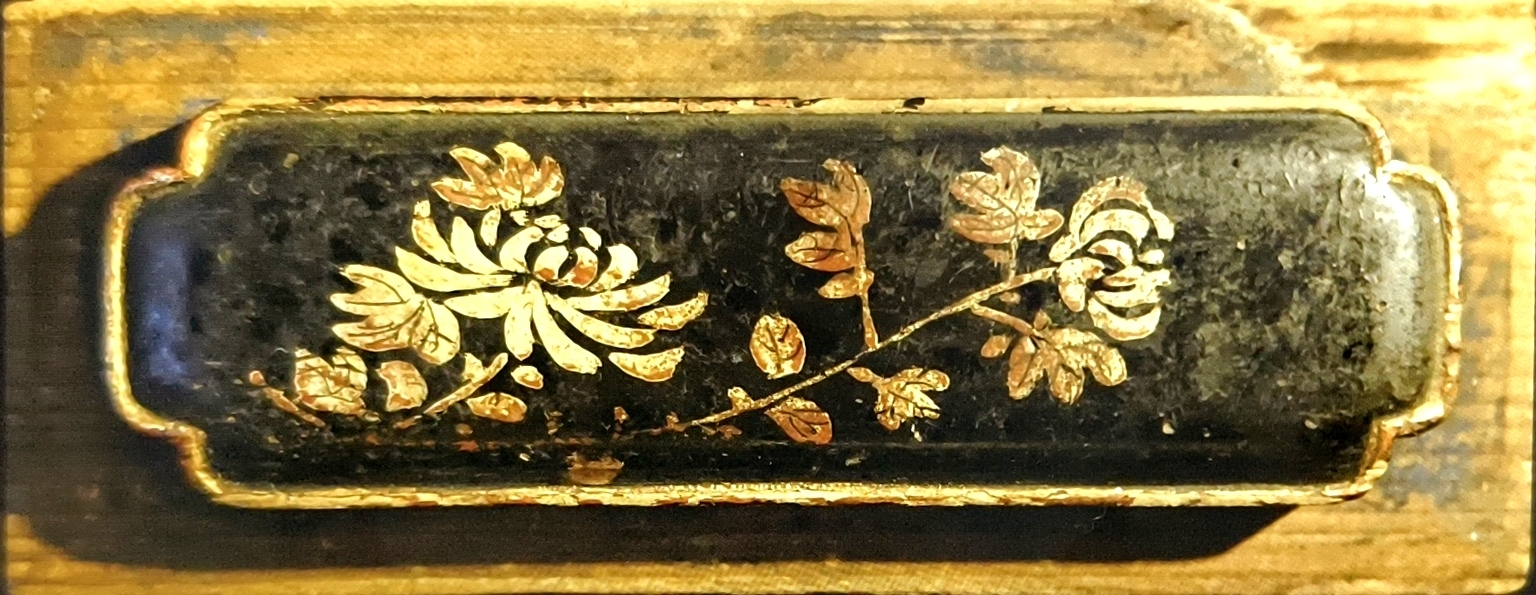
#> input picture input_images/test (1).jpg, 1536 x 595 px
$ python -i utils.py   (imports and definitions only)   (older library calls are emulated)
#> lines starting #> are read from the running program, lines starting #| are printed output that depends on the picture
# geom_prompt_extractor/utils.py

import cv2
import numpy as np
from typing import List, Tuple
import scipy.ndimage as ndimage
from .config import ObjectType


# 注意：这里我们将原先类中的一些方法改为了独立的函数。

def detect_object_type(image: 'Image.Image') -> ObjectType:
    """检测图像中的对象类型"""
    img_array = np.array(image)
    gray = cv2.cvtColor(img_array, cv2.COLOR_RGB2GRAY)
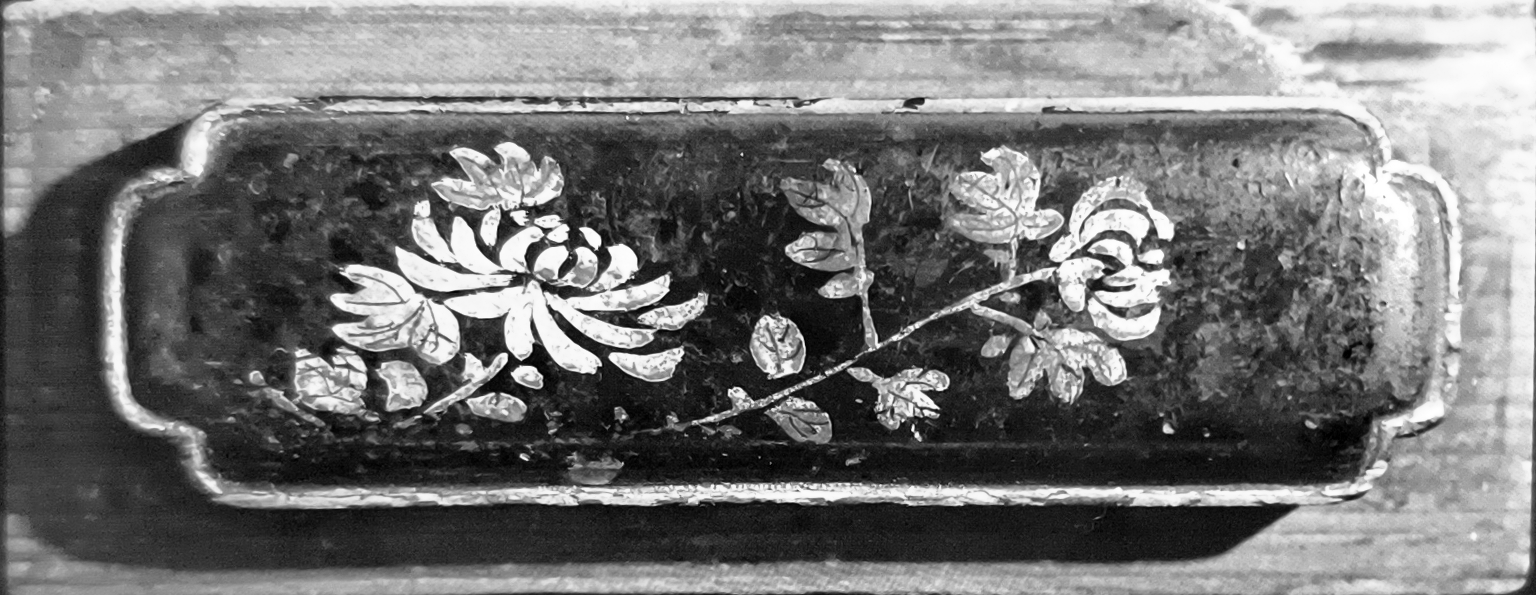
#> gray: shape (595, 1536); min 0, max 255, mean 118.1
    hsv = cv2.cvtColor(img_array, cv2.COLOR_RGB2HSV)
#> hsv: shape (595, 1536, 3); mean H, S, V 24.6, 132.3, 137.7

    s_mean = hsv[:, :, 1].mean()
#> s_mean = 132.3
    v_std = hsv[:, :, 2].std()
#> v_std = 84.98
    edges = cv2.Canny(gray, 50, 150)
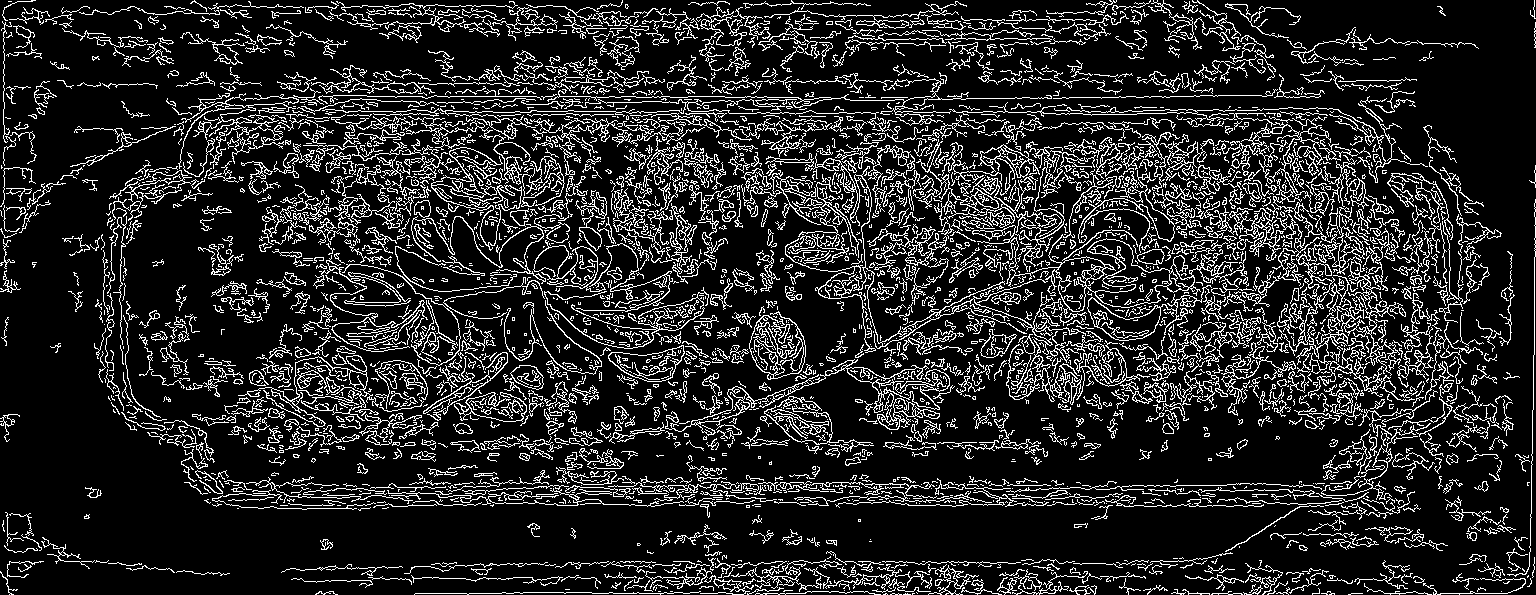
#> edges: shape (595, 1536); 15.3% white in thin lines or dots
    edge_density = np.sum(edges > 0) / edges.size
#> edge_density = 0.153
    laplacian = cv2.Laplacian(gray, cv2.CV_64F)
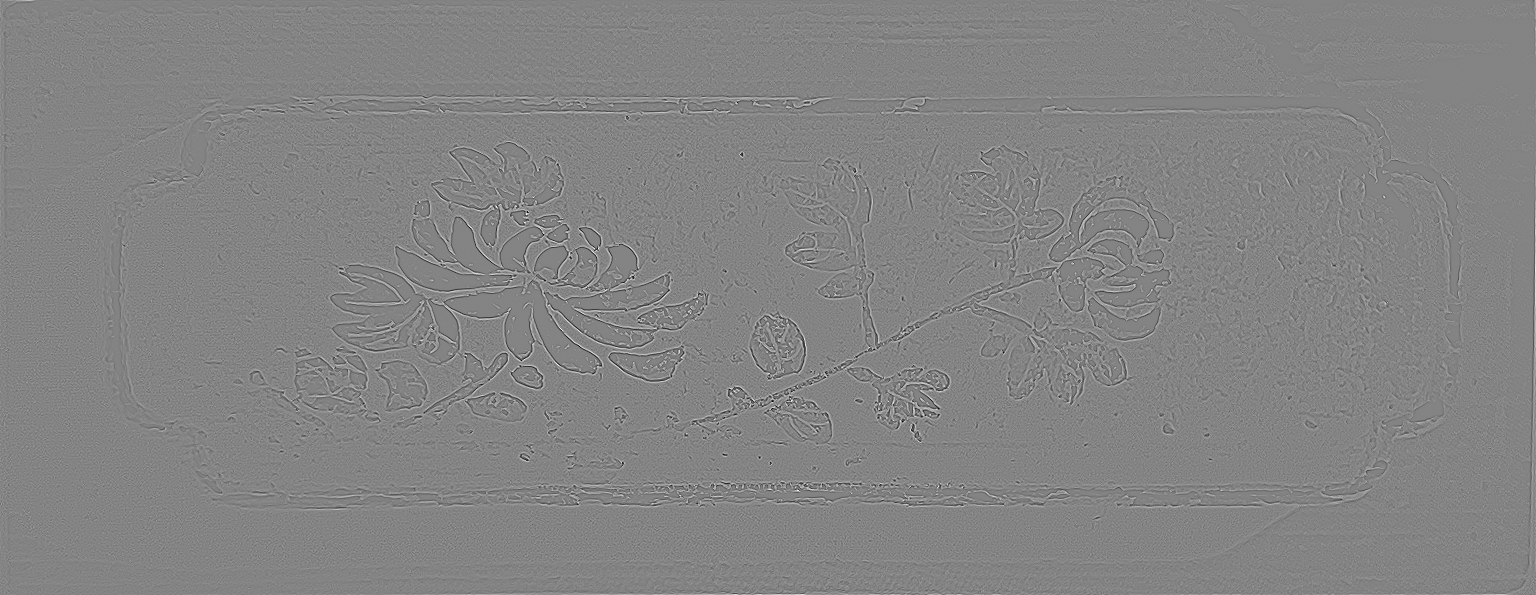
#> laplacian: shape (595, 1536) float64; min -277, max 258, mean 0; drawn with min black and max white
    texture_complexity = laplacian.var()
#> texture_complexity = 535.3

    # ... (此处省略了颜色熵的计算，为简化起见，你也可以从原代码复制过来)

    if edge_density > 0.15 and texture_complexity > 800:
        return ObjectType.CARVING
    elif s_mean < 30 and texture_complexity > 400:
        return ObjectType.RELIEF
    elif edge_density > 0.08 and s_mean > 60:
        return ObjectType.FLOWER
    elif s_mean < 50 and v_std < 30:
        return ObjectType.PRODUCT
    else:
        return ObjectType.GENERAL


# [62 lines left out: functions calculate_symmetry_score, evaluate_mask_quality, morphological_refinement, not called in this run]

# 你可以继续将原文件中其他独立的、不依赖self的帮助函数（如_detect_curvature_points等）移动到这里。

>>> import cv2
>>> picture = cv2.cvtColor(cv2.imread('../input_images/test (1).jpg'), cv2.COLOR_BGR2RGB)
>>> result = detect_object_type(picture)

$ run again, on input_images/test (10).jpg
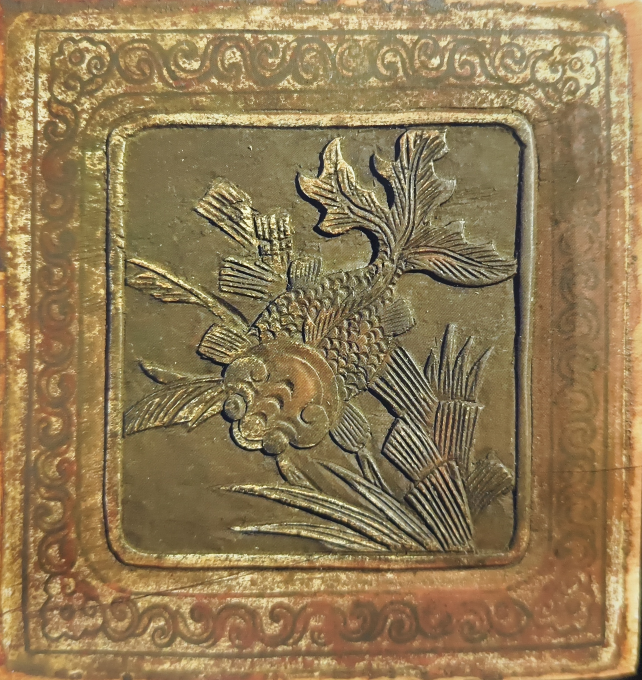
#> input picture input_images/test (10).jpg, 1926 x 2040 px (shown at 1/3 size)
#> hsv: shape (2040, 1926, 3); mean H, S, V 20.6, 107.2, 145.5
#> s_mean = 107.2
#> v_std = 40.07
#> in detect_object_type, `edges = cv2.Canny(gray, 50, 150)`:
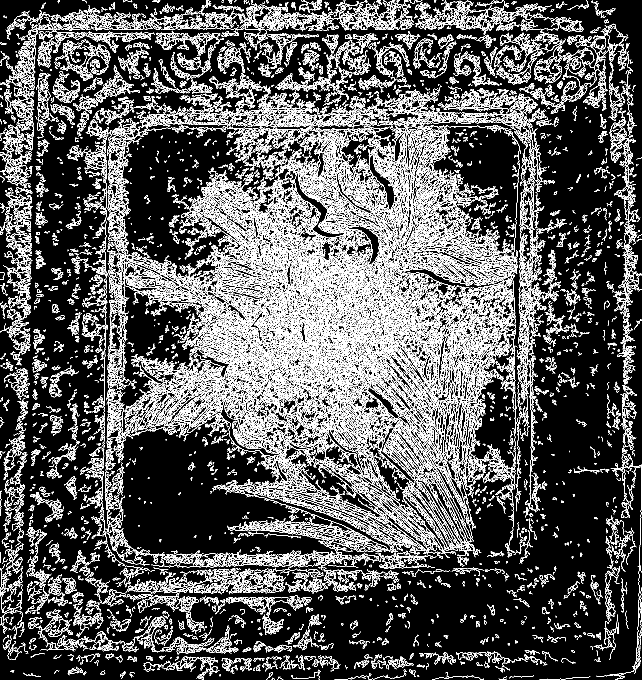
#> edges: shape (2040, 1926) (shown at 1/3 size); 15.2% white in thin lines or dots
#> edge_density = 0.152
#> in detect_object_type, `laplacian = cv2.Laplacian(gray, cv2.CV_64F)`:
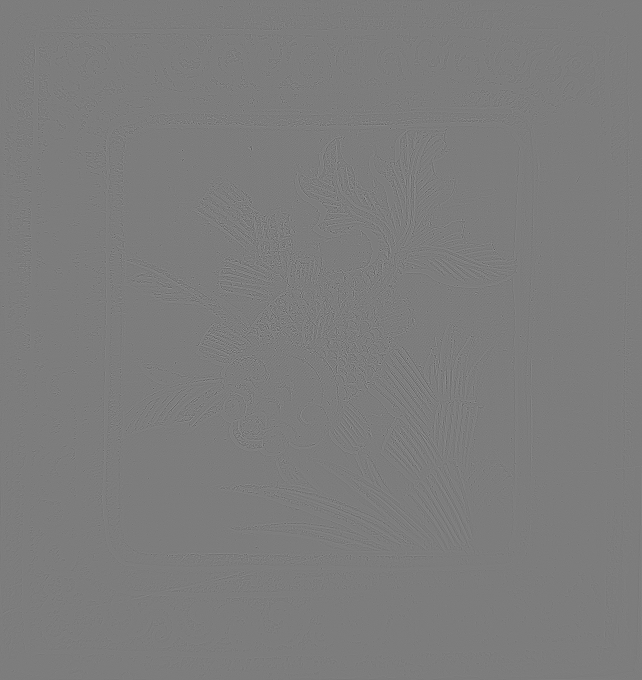
#> laplacian: shape (2040, 1926) float64 (shown at 1/3 size); min -307, max 318, mean 0; drawn with min black and max white
#> texture_complexity = 464.4

$ run again, on input_images/test (11).jpg
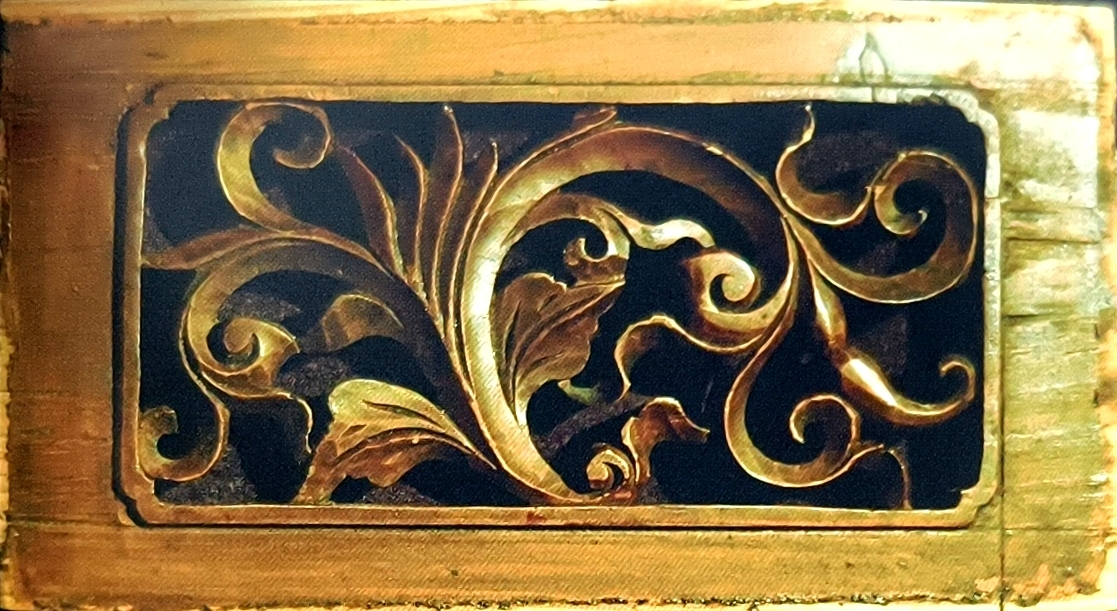
#> input picture input_images/test (11).jpg, 1117 x 611 px
#> hsv: shape (611, 1117, 3); mean H, S, V 41.7, 143.3, 138.9
#> s_mean = 143.3
#> v_std = 78.52
#> in detect_object_type, `edges = cv2.Canny(gray, 50, 150)`:
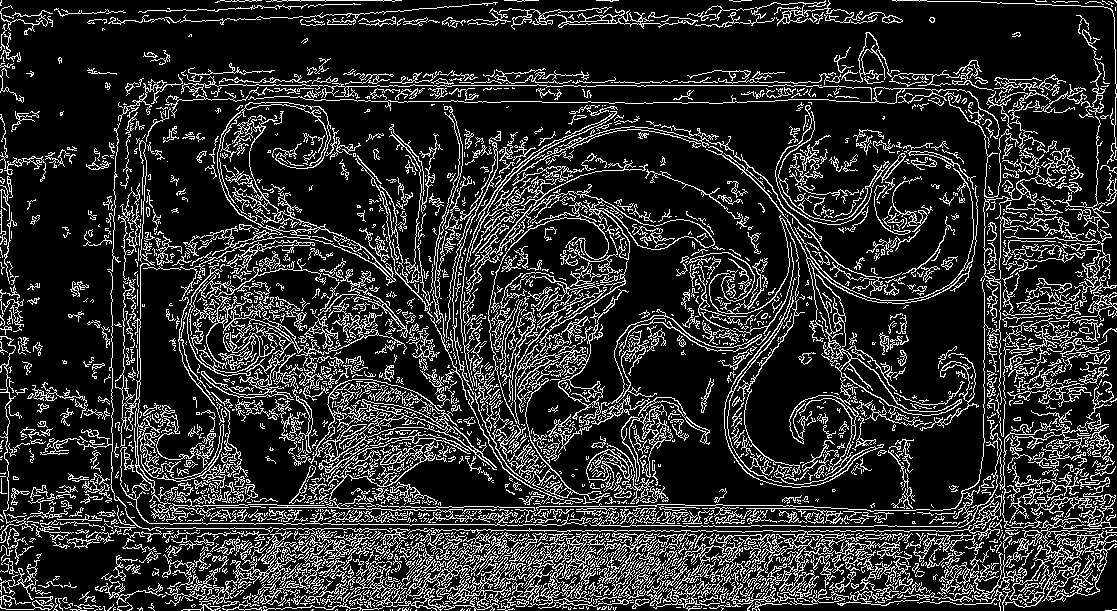
#> edges: shape (611, 1117); 18% white in thin lines or dots
#> edge_density = 0.18
#> in detect_object_type, `laplacian = cv2.Laplacian(gray, cv2.CV_64F)`:
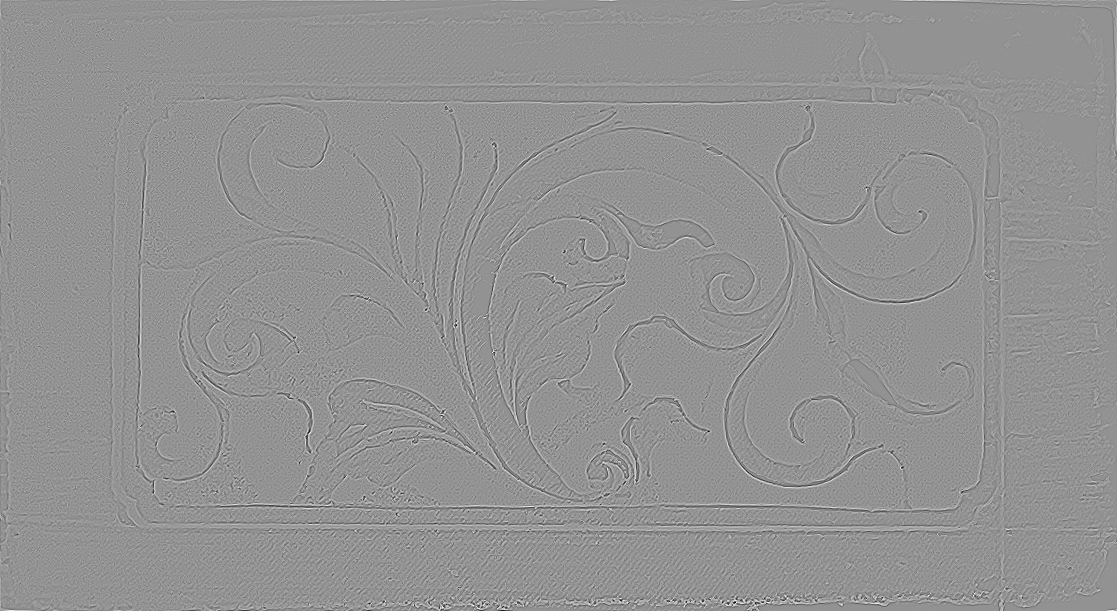
#> laplacian: shape (611, 1117) float64; min -306, max 225, mean 0; drawn with min black and max white
#> texture_complexity = 618
